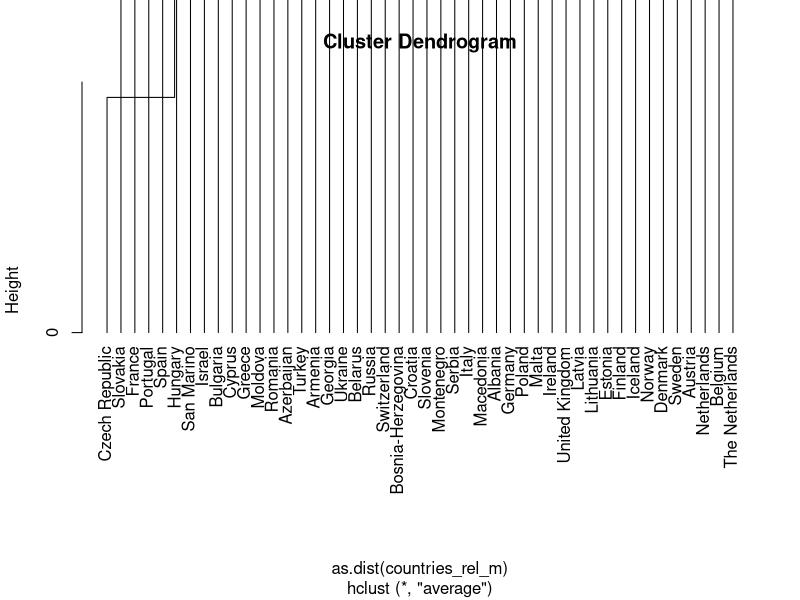
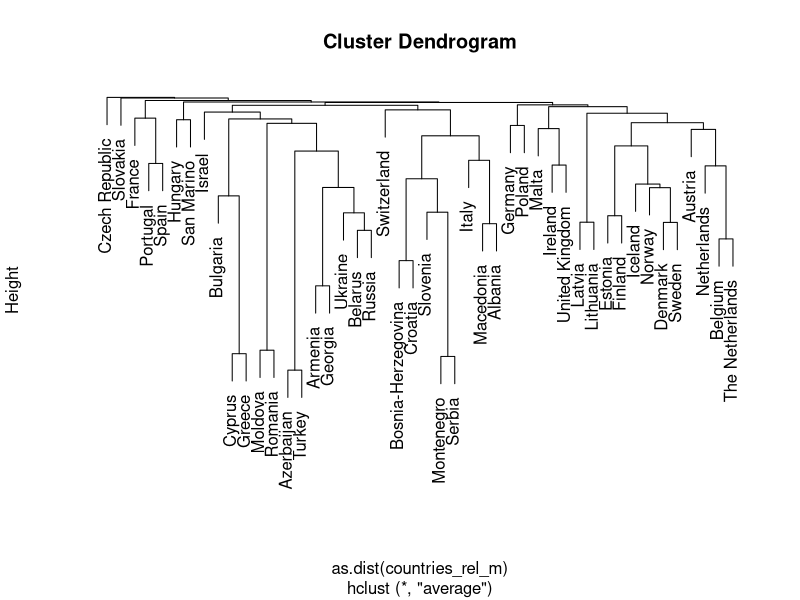

Here is the R script that generated these plots, in order:
rm(list=ls())

votes = read.csv("voting.csv", sep = ',', header = TRUE)

nrow(votes)
votes = votes[-which(votes$From == "Australia" | votes$From == "Serbia and Montenegro" | votes$To == "Australia" | votes$To == "Serbia and Montenegro"),]
nrow(votes)

data = aggregate(votes$Score, by = list(From = votes$From, To = votes$To), FUN = mean)
str(data)

data[,c(1,2)] = sapply(data[,c(1,2)], as.character)

str(data)

performers = unique(data$To) # 48 countries
voters = unique(data$From) # 52 countries

countries = intersect(voters,performers)

#countries_rel = data.frame("From" = c(), "To" = c(), "x" = c())
countries_rel_m = matrix(0, nrow=length(countries), ncol=length(countries), dimnames = list(countries,countries)) 

for(i in 1:length(countries)){
  fromCountry = countries[i]
  for(j in 1:length(countries)){
    toCountry = countries[j]
    if(toCountry == fromCountry) next
    
    from_to_index = which(data$From == toCountry & data$To == fromCountry)
    to_from_index = which(data$From == fromCountry & data$To == toCountry)
    
    if(length(from_to_index) == 0) next
    if(length(to_from_index) == 0) next
    
    x1 = data[from_to_index,]$x
    x2 = data[to_from_index,]$x
    
    # Matrix
    countries_rel_m[fromCountry, toCountry] = (-1)*(x1*x2)
    
    # Dataframe
    #countries_rel = rbind(countries_rel, data.frame("From" = fromCountry, "To" = toCountry, "x" = x1*x2))
  }
}

min(countries_rel_m)


# Try the dataframe out
#subset(countries_rel,From == "Estonia" & To == "Sweden")

# Dendrogramm
hclust_result = hclust(as.dist(countries_rel_m), method = "complete", members = NULL)
hclust_result = hclust(as.dist(countries_rel_m), method = "mcquitty", members = NULL)
hclust_result = hclust(as.dist(countries_rel_m), method = "median", members = NULL)
hclust_result = hclust(as.dist(countries_rel_m), method = "ward.D2", members = NULL)
hclust_result = hclust(as.dist(countries_rel_m), method = "average", members = NULL)

plot(hclust_result, hang = -1)
plot(hclust_result, axes = FALSE)


